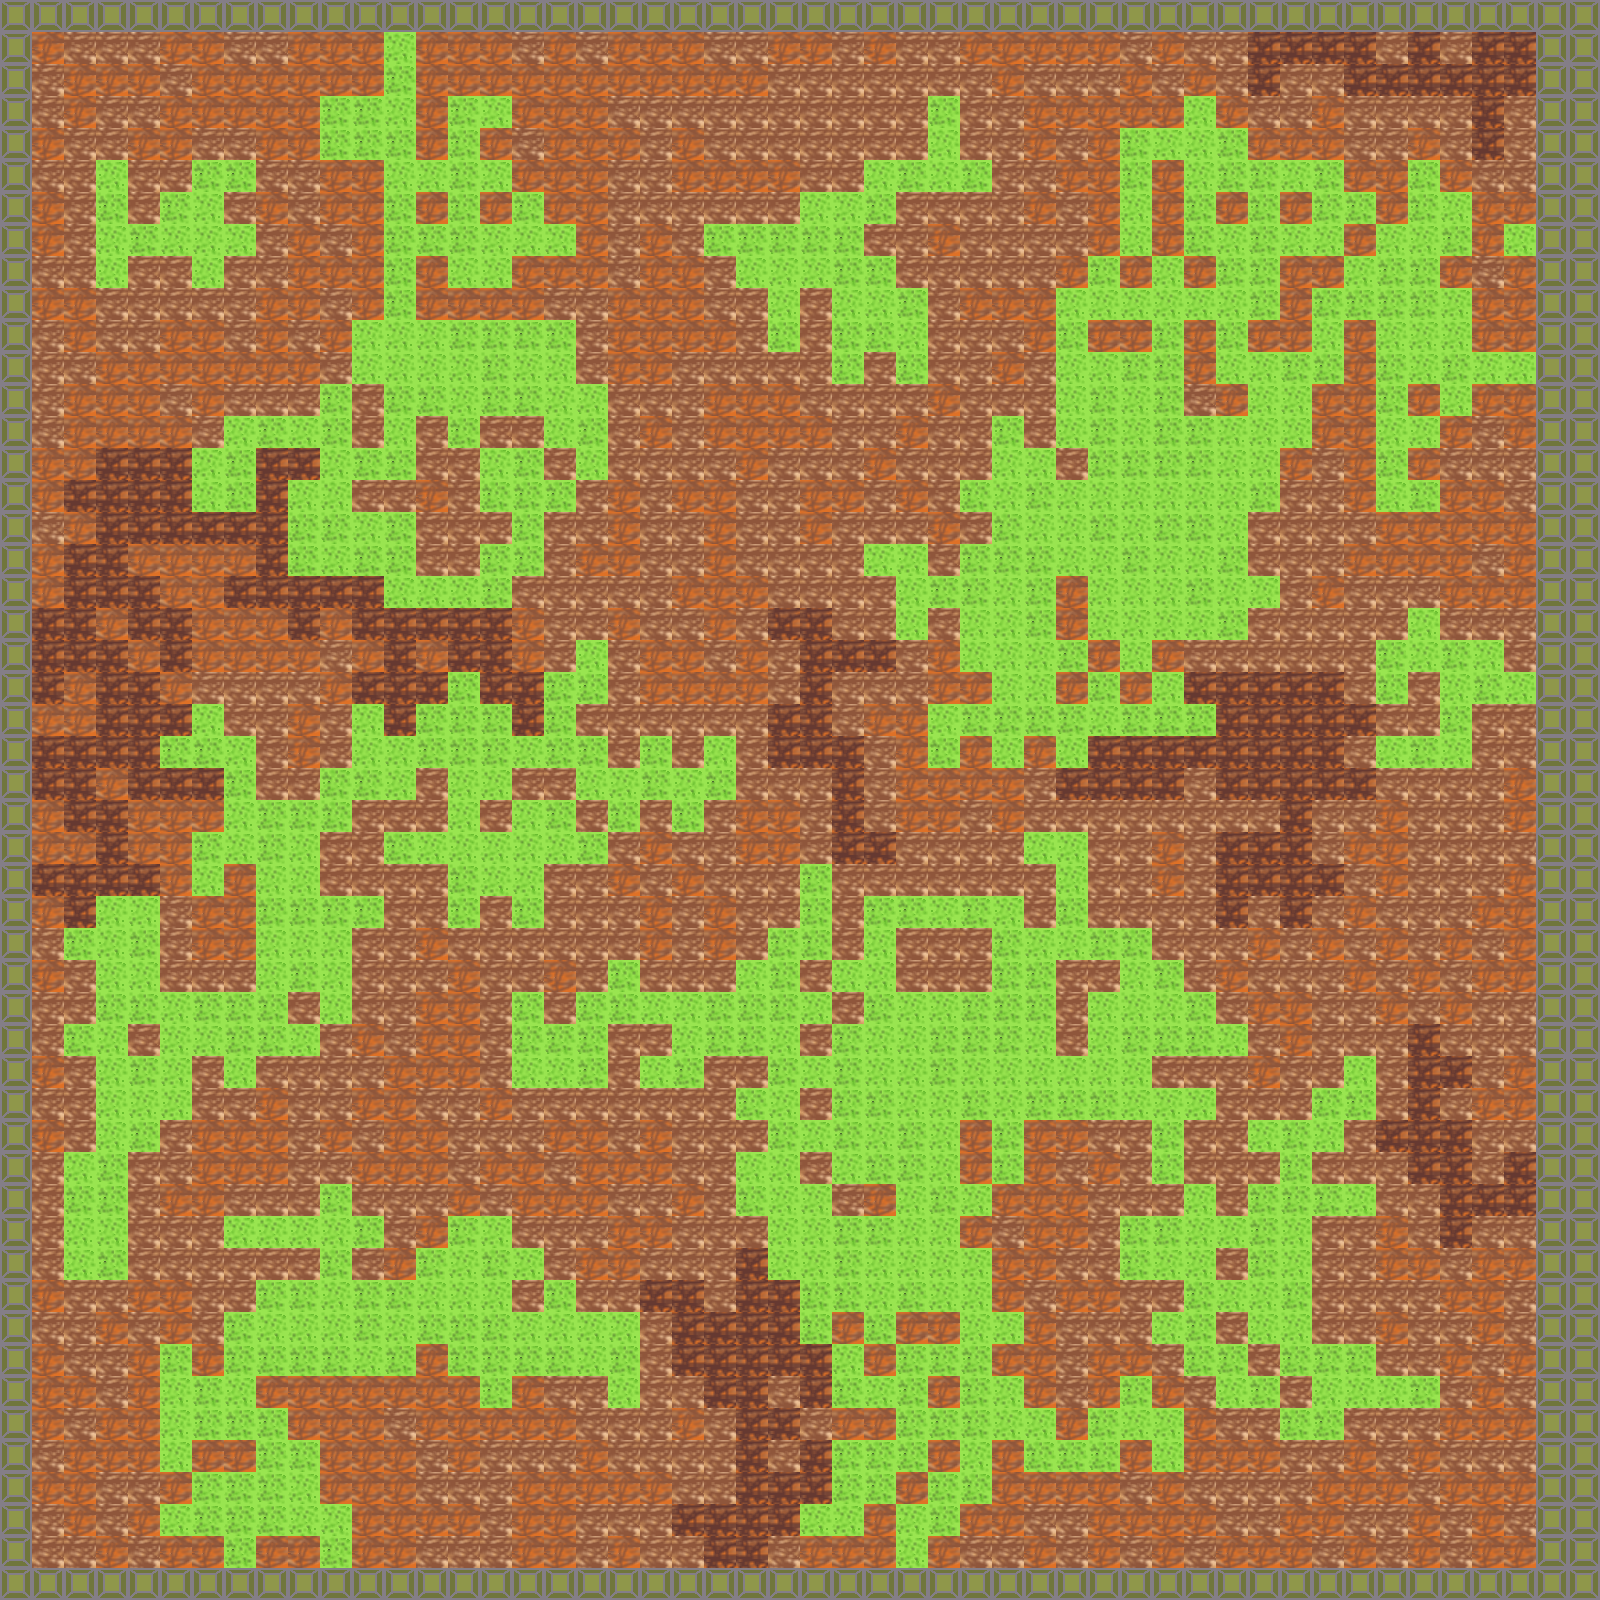

Tiled map render using the project's own tile images. Description and the whole map definition, tile-layer contents included, below:
An orthogonal 50x50 tile map with 32x32 px tiles, 1 tile layer (Ground) and 7 objects (5x enemy2, wall, player).

<map version="1.9" tiledversion="1.9.2" orientation="orthogonal" renderorder="right-down" width="50" height="50" tilewidth="32" tileheight="32" infinite="0" nextlayerid="3" nextobjectid="26">
 <tileset firstgid="1" source="tiles.tsx" />
 <objectgroup id="2" name="Object Layer 1">
  <object id="11" name="wall" x="1539.66" y="25.9209" width="32" height="1554.12" />
  <object id="12" name="player" x="616.674" y="489.986" width="32" height="32" />
  <object id="21" name="enemy2" x="455.355" y="1019.86" width="32" height="32" />
  <object id="22" name="enemy2" x="1385.02" y="755.309" width="32" height="32" />
  <object id="23" name="enemy2" x="1025.45" y="999.37" width="32" height="32" />
  <object id="24" name="enemy2" x="749.72" y="1023.59" width="32" height="32" />
  <object id="25" name="enemy2" x="1099.98" y="360.339" width="32" height="32" />
 </objectgroup>
 <layer id="1" name="Ground" width="50" height="50">
  <data encoding="csv">
8,8,8,8,8,8,8,8,8,8,8,8,8,8,8,8,8,8,8,8,8,8,8,8,8,8,8,8,8,8,8,8,8,8,8,8,8,8,8,8,8,8,8,8,8,8,8,8,8,8,
8,12,11,11,11,12,12,11,11,12,12,12,4,12,12,12,11,12,11,12,12,12,11,11,12,12,11,12,11,11,12,12,12,12,12,11,12,11,11,13,13,13,13,11,13,11,13,13,8,8,
8,11,12,12,12,11,12,12,12,12,12,12,5,12,12,12,12,12,12,12,12,12,12,12,11,11,11,11,11,11,11,12,11,11,11,12,11,12,11,13,11,11,13,13,13,13,13,13,8,8,
8,11,12,11,11,12,12,12,12,12,5,5,4,12,5,4,12,12,12,11,11,11,11,11,11,11,11,11,11,5,11,11,12,12,12,12,12,4,12,11,11,12,11,11,11,11,13,11,8,8,
8,12,11,11,12,12,11,11,12,12,5,5,5,12,5,12,11,12,12,12,11,12,11,11,11,11,11,11,11,4,11,11,12,11,12,5,4,4,5,12,12,12,11,11,12,11,13,11,8,8,
8,11,11,4,11,11,5,5,11,11,12,12,4,4,5,4,12,12,12,11,11,12,12,12,12,11,11,4,5,4,5,11,11,12,12,5,12,4,5,5,4,5,12,12,5,12,11,11,8,8,
8,12,11,5,11,5,4,11,12,11,12,12,5,12,5,12,5,12,12,11,11,11,11,11,11,4,4,5,11,11,11,11,12,11,12,4,12,5,12,5,12,5,5,12,5,4,12,12,8,8,
8,12,11,4,5,4,4,4,11,12,11,12,5,5,5,4,4,4,12,11,12,11,5,5,5,5,5,11,11,12,11,11,11,11,12,4,12,5,4,5,4,4,12,4,4,5,12,4,8,8,
8,11,11,4,11,11,4,11,11,12,12,12,5,12,4,4,12,12,12,11,12,12,11,4,4,4,5,5,11,11,11,11,11,12,5,12,4,12,5,5,12,12,4,5,5,12,11,12,8,8,
8,12,12,11,11,11,11,11,12,12,11,12,5,12,12,12,12,11,11,12,12,12,11,11,4,11,4,4,5,11,12,12,12,4,4,4,4,4,4,5,12,5,5,5,5,4,12,12,8,8,
8,11,12,11,11,12,12,11,12,11,12,4,4,4,5,5,5,5,11,12,12,12,12,11,5,11,5,5,4,11,11,11,12,5,12,12,5,12,5,12,12,4,12,4,4,4,12,12,8,8,
8,11,11,12,12,12,12,12,12,12,11,4,4,4,4,5,4,4,11,12,12,11,11,11,11,11,5,11,5,11,11,12,11,4,4,5,5,12,4,4,5,5,12,5,4,5,4,4,8,8,
8,11,12,12,12,11,12,11,11,11,5,11,5,5,4,5,5,4,4,11,11,11,12,12,12,11,11,11,11,12,11,11,11,4,5,4,5,11,12,4,4,12,12,5,12,4,12,12,8,8,
8,11,12,12,12,12,11,4,5,4,5,11,4,11,5,11,11,4,5,11,12,11,12,12,12,12,11,11,12,11,11,5,11,4,5,4,5,5,4,4,4,12,12,4,4,12,11,12,8,8,
8,12,12,13,13,13,4,5,13,13,4,5,5,11,11,4,5,11,4,11,11,11,11,12,11,11,11,12,11,11,11,4,4,11,5,5,5,5,4,4,12,11,12,5,12,11,11,11,8,8,
8,12,13,13,13,13,4,5,13,4,4,11,11,12,11,5,5,5,11,12,11,12,12,11,11,12,12,11,12,11,5,4,5,4,4,4,4,4,4,5,11,11,12,4,5,12,12,11,8,8,
8,11,12,13,13,13,13,13,13,5,5,4,5,11,11,11,5,11,11,12,11,11,12,11,11,12,11,11,11,12,11,5,4,4,5,4,5,5,4,11,11,11,11,12,12,12,12,12,8,8,
8,12,13,13,12,12,12,12,13,5,4,5,5,11,11,5,5,11,12,12,11,11,12,11,11,11,11,4,4,11,5,5,5,4,4,5,4,4,5,11,11,11,12,12,12,12,11,12,8,8,
8,12,13,13,13,12,12,13,13,13,13,13,4,4,4,5,11,11,11,11,11,12,12,12,11,11,11,11,4,5,5,4,5,12,4,4,4,5,4,4,11,12,11,11,11,12,12,12,8,8,
8,13,13,12,13,13,12,12,12,13,12,13,13,13,13,13,12,11,11,12,11,11,12,11,13,13,11,11,4,11,4,4,5,12,4,4,4,4,5,11,11,11,11,11,4,11,11,11,8,8,
8,13,13,13,12,13,12,12,12,12,11,12,13,12,13,13,12,11,4,11,12,12,11,12,11,13,13,13,11,12,4,4,4,5,12,4,12,11,11,11,11,11,11,5,4,5,4,11,8,8,
8,13,12,13,13,12,11,11,11,11,12,13,13,13,5,13,13,5,5,11,12,12,12,12,11,13,11,11,11,12,12,4,4,12,5,12,4,13,13,13,13,13,11,5,11,4,5,4,8,8,
8,12,12,13,13,13,4,11,11,12,11,4,13,5,5,5,13,5,11,11,11,11,11,11,13,13,11,12,12,4,5,5,5,5,4,5,5,5,13,13,13,13,13,11,11,5,11,11,8,8,
8,13,13,13,13,5,5,4,11,12,11,4,4,5,5,5,4,5,5,11,5,11,4,11,13,13,13,11,12,5,12,4,12,4,13,13,13,13,13,13,13,13,11,4,5,4,11,11,8,8,
8,13,13,12,13,13,13,5,11,11,5,5,4,11,4,4,11,11,4,4,5,4,5,11,11,11,13,11,12,12,12,12,11,13,13,13,13,11,13,13,13,13,13,11,11,11,11,12,8,8,
8,12,13,13,12,12,12,4,5,5,5,11,11,11,4,11,4,5,11,5,11,5,11,12,12,11,13,11,12,12,11,12,11,11,11,11,11,11,11,11,13,11,11,12,11,11,11,12,8,8,
8,12,12,13,12,12,5,4,5,4,11,11,5,4,4,4,4,4,5,11,12,11,11,12,12,11,13,13,11,11,11,11,4,4,11,11,12,11,13,13,13,11,12,12,11,11,11,11,8,8,
8,13,13,13,13,12,4,12,4,4,11,11,11,11,5,4,4,11,11,12,11,12,11,11,11,5,11,11,11,11,11,11,11,4,11,11,12,11,13,13,13,13,11,12,11,11,11,12,8,8,
8,12,13,4,4,11,12,12,5,5,5,5,11,11,5,11,5,11,11,11,12,11,12,11,11,5,11,5,5,4,5,4,11,5,11,11,11,11,13,11,13,11,12,11,11,11,12,12,8,8,
8,11,5,4,5,11,12,12,4,4,4,11,11,12,11,11,11,11,11,11,12,11,12,11,5,5,11,4,11,11,11,5,4,4,5,5,11,11,11,12,11,12,11,12,11,12,11,12,8,8,
8,12,11,4,4,11,11,11,4,5,4,11,11,11,12,11,11,12,11,5,11,11,11,4,5,11,4,4,11,11,11,5,5,11,11,4,5,11,12,11,11,11,12,11,12,11,12,12,8,8,
8,11,11,5,5,4,5,5,5,11,4,11,11,12,12,11,5,11,5,5,4,4,5,5,5,4,11,5,4,4,5,5,5,11,4,4,4,5,11,12,12,11,11,12,11,12,11,11,8,8,
8,11,5,4,11,4,4,5,5,4,11,12,11,12,12,11,5,5,5,11,11,4,5,5,4,11,5,4,4,5,5,5,4,11,4,5,5,5,4,11,12,11,11,11,13,11,11,11,8,8,
8,12,11,4,5,4,11,4,11,11,11,11,12,12,12,11,4,4,5,11,4,5,11,11,5,4,5,4,4,5,4,4,4,4,4,4,11,11,11,12,11,11,4,11,13,13,11,12,8,8,
8,11,11,4,4,4,11,11,12,11,11,12,12,11,11,12,11,11,11,11,11,11,11,5,4,11,5,5,4,4,5,4,5,5,5,4,4,4,11,11,11,5,5,11,13,11,12,12,8,8,
8,12,11,4,5,11,12,12,12,11,12,11,12,12,11,11,11,12,12,11,12,11,11,11,5,4,5,4,5,4,12,5,12,12,11,11,5,11,11,4,5,4,11,13,13,13,11,11,8,8,
8,11,4,5,11,11,12,12,12,11,11,12,12,12,11,12,12,11,12,12,12,11,11,4,4,11,4,5,5,4,12,5,12,11,12,11,5,11,11,11,5,11,11,11,13,13,11,13,8,8,
8,11,5,5,11,12,12,11,11,11,5,11,11,11,12,11,12,12,12,11,11,12,11,5,4,4,11,12,4,5,4,12,12,12,11,11,11,4,11,5,5,5,4,11,11,13,13,13,8,8,
8,11,4,4,11,11,11,4,4,4,4,5,11,12,5,4,11,11,11,12,12,11,11,11,4,4,5,5,4,4,12,11,12,12,11,5,5,4,4,5,4,11,11,12,11,13,11,11,8,8,
8,11,4,5,11,11,11,11,11,11,5,11,12,5,4,5,4,11,12,12,11,11,11,13,4,4,5,4,4,4,4,12,12,11,11,5,4,4,11,5,4,11,11,12,12,11,12,12,8,8,
8,12,11,11,12,12,11,11,5,5,4,5,5,4,4,4,11,5,11,11,13,13,11,13,13,5,5,4,5,4,4,12,11,12,12,11,11,5,4,4,5,11,11,11,11,12,12,11,8,8,
8,11,11,12,11,12,11,5,4,4,4,5,4,5,5,5,4,4,4,4,11,13,13,13,13,5,12,5,12,12,4,4,12,11,11,11,4,5,11,4,4,11,11,12,11,11,12,11,8,8,
8,12,11,11,12,5,12,5,5,5,5,4,5,12,5,5,5,5,4,5,11,13,13,13,13,13,4,12,5,5,5,12,12,11,12,12,11,5,5,11,5,5,5,11,11,12,11,12,8,8,
8,12,12,11,12,4,5,4,12,12,12,12,12,12,12,5,12,11,11,4,11,11,13,13,11,13,5,4,5,12,5,4,12,11,12,5,12,11,4,5,11,4,4,4,5,11,12,11,8,8,
8,12,11,12,12,4,5,5,5,12,12,12,11,12,12,12,12,12,11,11,11,12,11,13,13,11,12,12,5,5,5,4,4,12,5,4,4,12,11,11,5,5,11,11,11,12,12,12,8,8,
8,11,12,12,12,4,12,12,5,5,12,12,12,11,12,11,11,11,12,11,11,11,11,13,11,13,5,5,5,12,4,12,5,5,5,12,4,12,12,12,11,11,12,11,12,11,11,11,8,8,
8,12,12,11,11,12,5,5,5,4,12,12,12,11,11,11,12,12,12,12,12,11,11,13,13,13,5,5,12,5,5,12,12,12,12,11,12,11,11,11,11,12,12,12,11,12,12,12,8,8,
8,11,12,11,12,4,5,5,5,4,4,12,12,12,12,11,12,12,11,11,11,13,13,13,13,4,4,12,4,5,12,12,11,11,12,12,12,12,11,11,12,12,11,11,12,11,12,11,8,8,
8,11,11,12,11,12,12,5,12,12,5,12,12,11,11,11,12,12,11,12,11,11,13,13,11,12,12,12,4,12,11,11,12,11,12,11,12,11,12,12,12,11,12,11,12,11,12,12,8,8,
8,8,8,8,8,8,8,8,8,8,8,8,8,8,8,8,8,8,8,8,8,8,8,8,8,8,8,8,8,8,8,8,8,8,8,8,8,8,8,8,8,8,8,8,8,8,8,8,8,8
</data>
 </layer>
</map>
